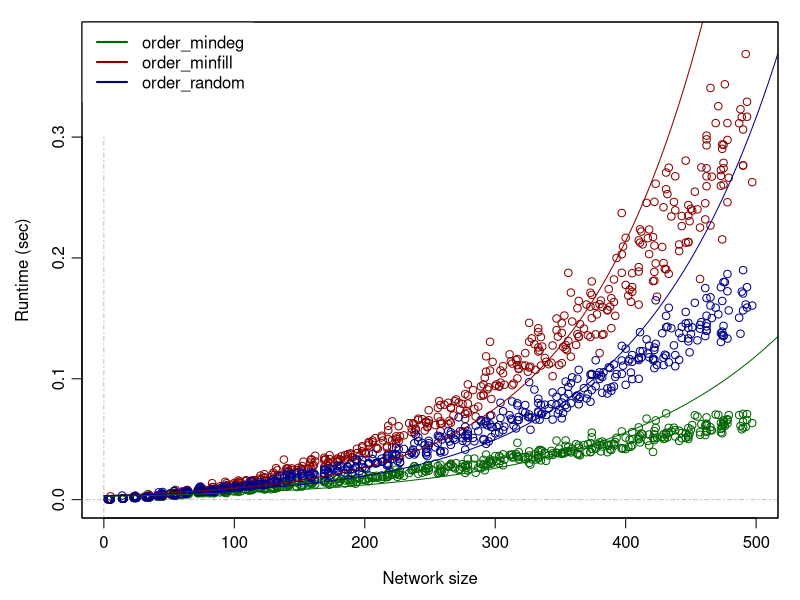
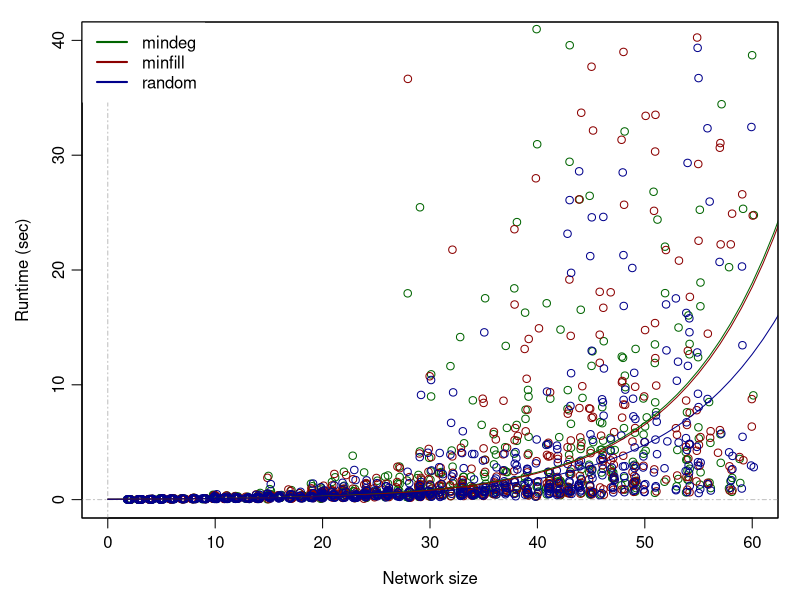
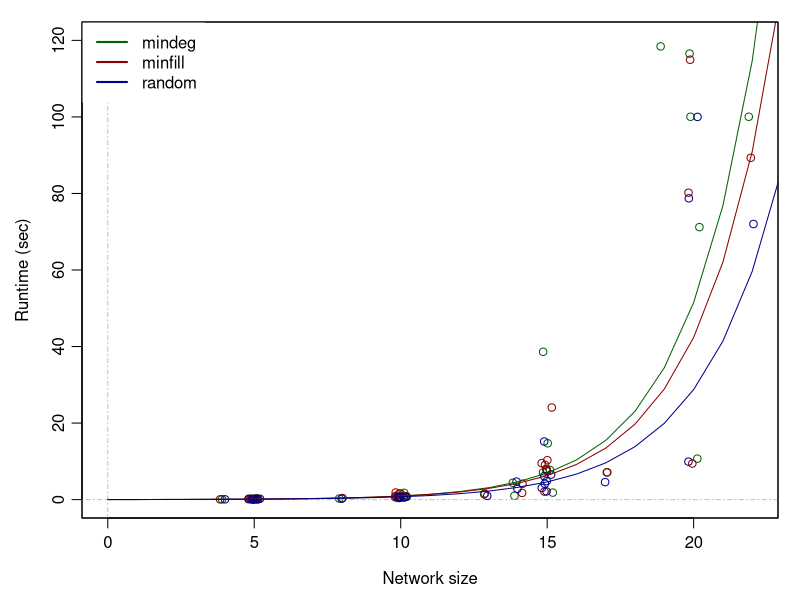
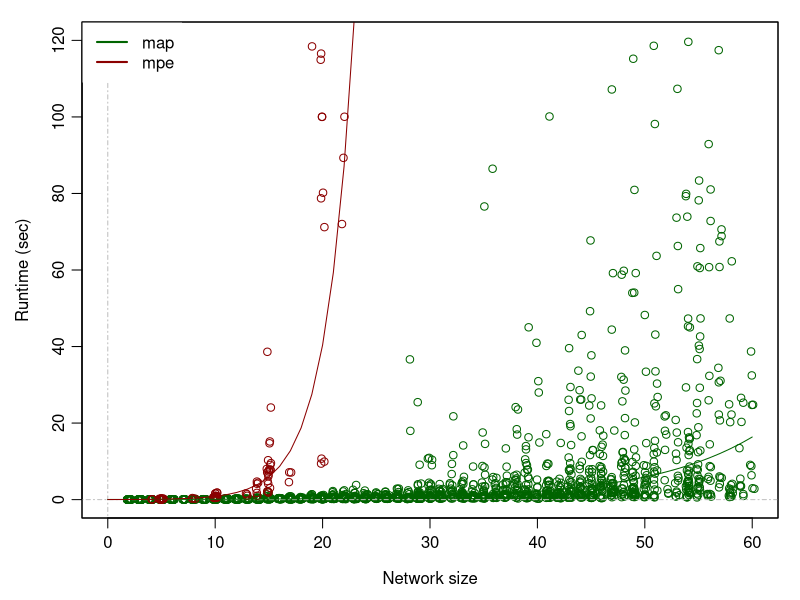

R code for these plots, in order:
#### Probabilistic Graphical Models
##
## Knowledge Representation
##
## Plots and Statistical Analysis of Experiments 
##
##
## last mod: 20.12.21

# working directory
# setwd("C:/Users/oleh/Documents/Uni/13_Semester/Knowledge_Representation/Assignment_2/KR21_project2/")



####### Input Data #################

# f.names <- dir(pattern = ".csv")



## Asusuming all exponential models with increasing network size


### heuristics of ordering

dat <- read.table("ordering_results.csv", header = TRUE, dec = ".", sep = ",")
# View(dat)

dat <- dat[,c("nodes", "experiment", "runtime")]
dat$experiment <- factor(dat$experiment)

heu <- levels(dat$experiment)
cols <- c("darkgreen", "darkred", "darkblue")

# 5 to 505 in steps of 10, each time 10 times each
# xtabs(~ experiment, dat) 510 in total for each heuristic

## analysis:

# ancova:
m1 <- lm(log(runtime) ~ nodes, data = dat)
#summary(m1)
m2 <- lm(log(runtime) ~ nodes*experiment, data = dat)
#summary(m2)

anova(m1,m2)

# Ancova allows for different slopes, all three heuristics differ significantly (p < .001)
# with respect to slope and intercept
# has to be mentioned: whereas mindeg seems linear, order random and order minfill seems to
# increase quadratic / exponentially.


lm_coef <- coef(m2)

## plot
pdf("plots/heuristics.pdf", width = 10, height = 6, pointsize = 10)
par(mgp = c(2.5, 0.7, 0), mar = c(4, 4, 1, 1) + 0.1)
plot(runtime ~ nodes, data = dat[dat$experiment == heu[1],], type = "p", col = cols[1],
     ylab = "Runtime (sec)", xlab = "Network size", ylim = c(0,0.38))
abline(h = 0, col = "grey", lty = "dotdash")
segments(0, -1, 0, 0.3, lty = "dotdash", col = "grey")
points(runtime ~ nodes, data = dat[dat$experiment == heu[2],], type = "p", col = cols[2])
points(runtime ~ nodes, data = dat[dat$experiment == heu[3],], type = "p", col = cols[3])
lines(c(0:600), exp(lm_coef[1])*exp(lm_coef[2]*c(0:600)), col = cols[1])
lines(c(0:600), exp(lm_coef[1] + lm_coef[3])*exp((lm_coef[2] + lm_coef[5])*c(0:600)), col = cols[2])
lines(c(0:600), exp(lm_coef[1] + lm_coef[4])*exp((lm_coef[2] + lm_coef[6])*c(0:600)), col = cols[3])
#abline(lm(runtime ~ nodes, data = dat[dat$experiment == heu[1],]), col = cols[1])
#abline(lm(runtime ~ nodes, data = dat[dat$experiment == heu[2],]), col = cols[2])
#abline(lm(runtime ~ nodes, data = dat[dat$experiment == heu[3],]), col = cols[3])
legend("topleft", legend = heu, col = cols, 
       lty = 1, cex=1, lwd = 2, box.col = "white")
box()
dev.off()





### MAP / MPE

dat <- read.table("map_mpe_results.csv", header = TRUE, dec = ".", sep = ",")
# View(dat)

dat$task <- factor(substr(dat$experiment, 0, 3))
dat$heu <- factor(substr(dat$experiment, 5, 13))

task <- levels(dat$task)
heu <- levels(dat$heu)
cols <- c("darkgreen", "darkred", "darkblue")


# some descriptive data:

#table(dat$task)
# map  mpe 
# 1920  672 

### Timeouts in MAP

# from 2 to 66 -> 65 group, each 10 times
# MAP: in total 1950
# random: 645 (5) -> 650
# minfill: 644 (6) -> 650
# mindeg: 631 (19) -> 650
## starting with 61 nodes, everything was timeout



### Timeouts in MPE

# from 2 to 31 --> 30, each 10 times
# # MPE: in total 900
# random: 225 (75) -> 300
# mindeg: 226 (74) -> 300
# minfill: 221 (79) -> 300
## starting with 23 nodes, everything was timeout


# too generate more realistic networks, they were adjusted in advance
# for instance, there are no unconnected nodes


#xtabs(~ task + heu, dat)
#                heu
# task  mindeg minfill random
# map    631     644    645
# mpe    226     221    225




### MAP


## analysis
m1 <- lm(log(runtime) ~ nodes, dat = dat[dat$task == task[1],])
# summary(m1)
m2 <- lm(log(runtime) ~ nodes * heu, dat = dat[dat$task == task[1],])
# summary(m2)

anova(m1,m2)


lm_coef <- coef(m2)

## plots for MAP und MPE, splitted?
## plot
pdf("plots/MAP.pdf", width = 10, height = 6, pointsize = 10)
par(mgp = c(2.5, 0.7, 0), mar = c(4, 4, 1, 1) + 0.1)
plot(runtime ~ jitter(nodes), data = dat[dat$task == task[1] & dat$heu == heu[1],], type = "p", col = cols[1],
     ylab = "Runtime (sec)", xlab = "Network size", ylim = c(0,40), xlim = c(0,60))
abline(h = 0, col = "grey", lty = "dotdash")
segments(0, -10, 0, 35, lty = "dotdash", col = "grey")
points(runtime ~ jitter(nodes), data = dat[dat$task == task[1] & dat$heu == heu[2],], type = "p", col = cols[2])
points(runtime ~ jitter(nodes), data = dat[dat$task == task[1] & dat$heu == heu[3],], type = "p", col = cols[3])
#abline(lm(runtime ~ nodes, data = dat[dat$task == task[1] & dat$heu == heu[1],]), col = cols[1])
#abline(lm(runtime ~ nodes, data = dat[dat$task == task[1] & dat$heu == heu[2],]), col = cols[2])
#abline(lm(runtime ~ nodes, data = dat[dat$task == task[1] & dat$heu == heu[3],]), col = cols[3])
lines(c(0:70), exp(lm_coef[1])*exp(lm_coef[2]*c(0:70)), col = cols[1])
lines(c(0:70), exp(lm_coef[1] + lm_coef[3])*exp((lm_coef[2] + lm_coef[5])*c(0:70)), col = cols[2])
lines(c(0:70), exp(lm_coef[1] + lm_coef[4])*exp((lm_coef[2] + lm_coef[6])*c(0:70)), col = cols[3])
legend("topleft", legend = heu, col = cols, 
       lty = 1, cex=1, lwd = 2, box.col = "white")
box()
dev.off()




### MPE

## analysis
m1 <- lm(log(runtime) ~ nodes, dat = dat[dat$task == task[2],])
# summary(m1)
m2 <- lm(log(runtime) ~ nodes * heu, dat = dat[dat$task == task[2],])
# summary(m2)

anova(m1,m2)

lm_coef <- coef(m2)


## plot
pdf("plots/MPE.pdf", width = 10, height = 6, pointsize = 10)
par(mgp = c(2.5, 0.7, 0), mar = c(4, 4, 1, 1) + 0.1)
plot(runtime ~ jitter(nodes), data = dat[dat$task == task[2] & dat$heu == heu[1],], type = "p", col = cols[1],
     ylab = "Runtime (sec)", xlab = "Network size", ylim = c(0,120), xlim = c(0, 22))
abline(h = 0, col = "grey", lty = "dotdash")
segments(0, -100, 0, 105, lty = "dotdash", col = "grey")
points(runtime ~ jitter(nodes), data = dat[dat$task == task[2] & dat$heu == heu[2],], type = "p", col = cols[2])
points(runtime ~ jitter(nodes), data = dat[dat$task == task[2] & dat$heu == heu[3],], type = "p", col = cols[3])
lines(c(0:30), exp(lm_coef[1])*exp(lm_coef[2]*c(0:30)), col = cols[1])
lines(c(0:30), exp(lm_coef[1] + lm_coef[3])*exp((lm_coef[2] + lm_coef[5])*c(0:30)), col = cols[2])
lines(c(0:30), exp(lm_coef[1] + lm_coef[4])*exp((lm_coef[2] + lm_coef[6])*c(0:30)), col = cols[3])
legend("topleft", legend = heu, col = cols, 
       lty = 1, cex=1, lwd = 2, box.col = "white")
box()
dev.off()






## analysis: comparing MAP and MPE

## analysis
m1 <- lm(log(runtime) ~ nodes, dat = dat)
# summary(m1)
m2 <- lm(log(runtime) ~ nodes * task, dat = dat)
# summary(m2)

anova(m1,m2)

lm_coef <- coef(m2)

pdf("plots/MAP_MPE.pdf", width = 10, height = 6, pointsize = 10)
par(mgp = c(2.5, 0.7, 0), mar = c(4, 4, 1, 1) + 0.1)
plot(runtime ~ jitter(nodes), data = dat[dat$task == task[1],], type = "p", col = cols[1],
     ylab = "Runtime (sec)", xlab = "Network size", ylim = c(0,120), xlim = c(0, 60))
abline(h = 0, col = "grey", lty = "dotdash")
segments(0, -100, 0, 110, lty = "dotdash", col = "grey")
points(runtime ~ jitter(nodes), data = dat[dat$task == task[2],], type = "p", col = cols[2])
lines(c(0:60), exp(lm_coef[1])*exp(lm_coef[2]*c(0:60)), col = cols[1])
lines(c(0:60), exp(lm_coef[1] + lm_coef[3])*exp((lm_coef[2] + lm_coef[4])*c(0:60)), col = cols[2])
legend("topleft", legend = task, col = cols, 
       cex=1, lwd = 2, box.col = "white")
box()
dev.off()



### exploratory analysis of several metrics

## multiple (exponential) regression

# not checked for multicollinearity (which quite sure exists tho)

m1 <- lm(log(runtime) ~ nodes * task + roots + leaves + mean_edges, dat = dat)
summary(m1)








